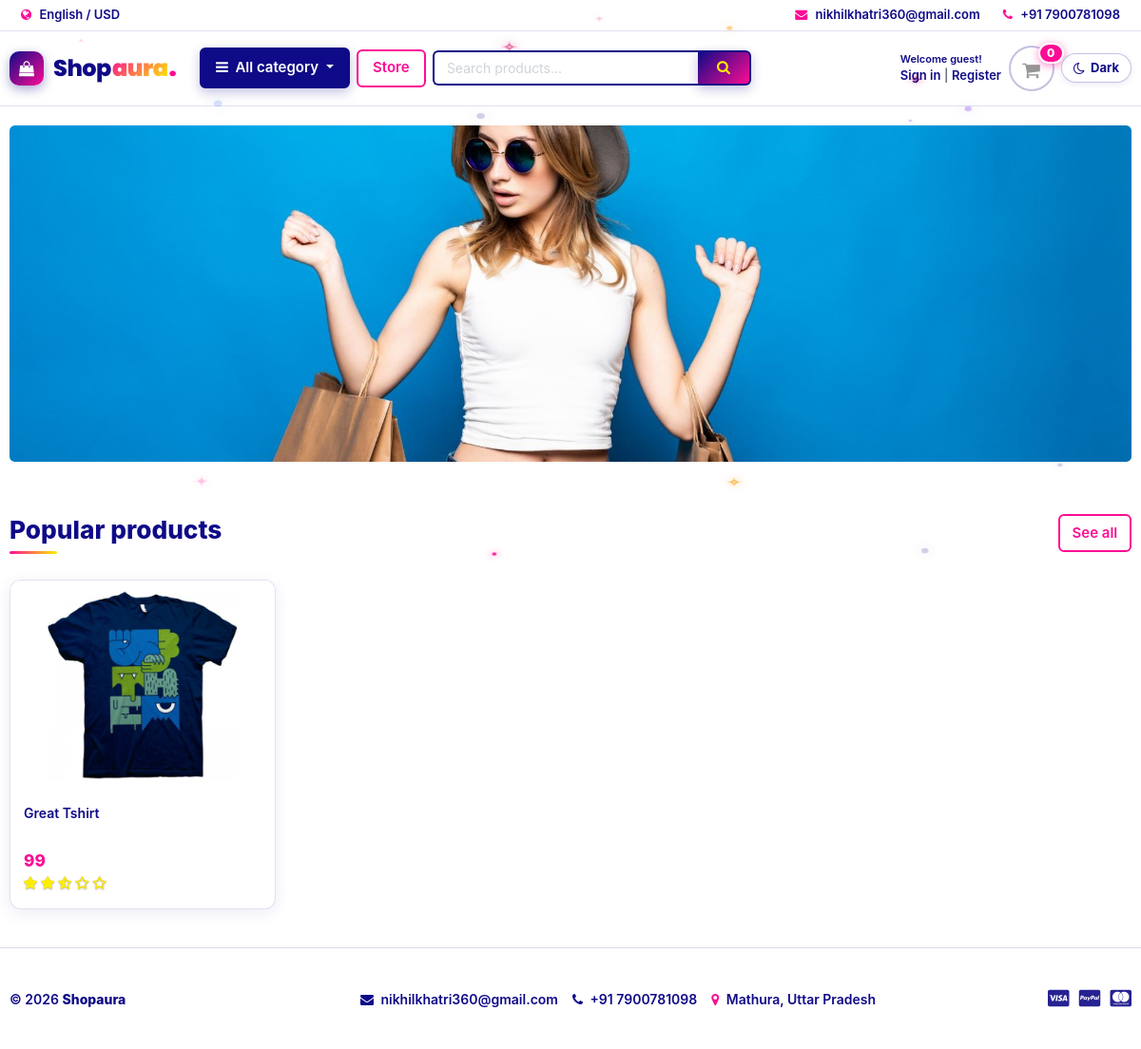
/, run on an earlier commit of the app's database.
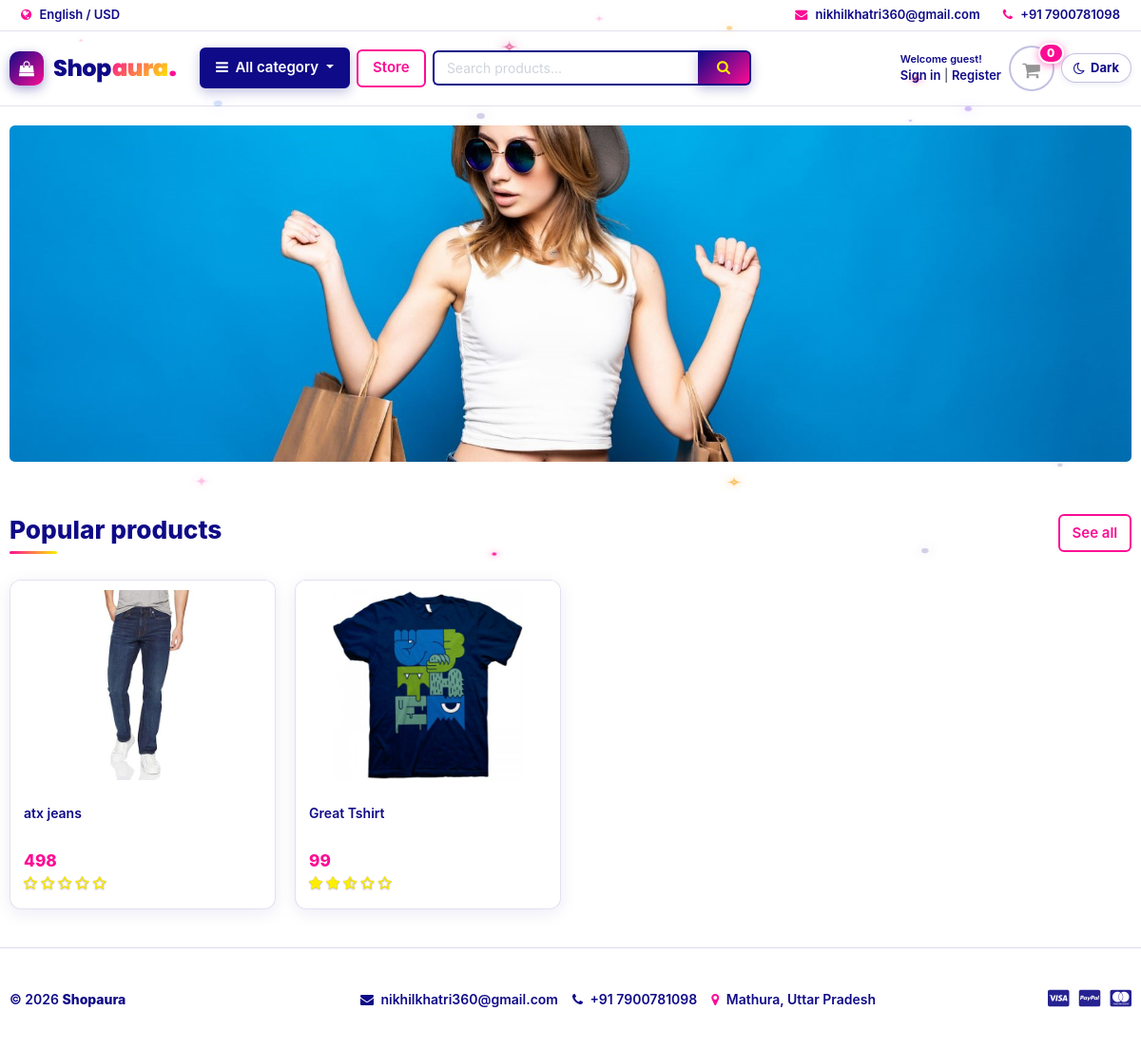
And on a later commit of the database.
### store/models.py (models this page shows, shortened)
class Product(models.Model):
    product_name = models.CharField(max_length=200, unique=True)
    slug         = models.SlugField(max_length=200, unique=True)
    description  = models.TextField(max_length=500, blank=True)
    price        = models.IntegerField()
    images       = models.ImageField(upload_to='photos/products')
    stock        = models.IntegerField()
    is_available = models.BooleanField(default=True)
    category     = models.ForeignKey(Category, on_delete=models.CASCADE)
    created_date = models.DateTimeField(auto_now_add=True)
    modified_date= models.DateTimeField(auto_now=True)
    def get_url(self):
        return reverse('products_detail', args=[self.category.slug, self.slug])
    def averageReview(self):
        reviews = ReviewRating.objects.filter(product=self, status=True).aggregate(average=Avg('rating'))
        avg=0
        if reviews['average'] is not None:
            avg=float(reviews['average'])
        return avg

### shopaura/views.py (the view)
# urls.py: 2. Add a URL to urlpatterns:  path('', views.home, name='home')
def home(request):
    products = Product.objects.all().filter(is_available=True).order_by('-created_date')
    for product in products:
        reviews = ReviewRating.objects.filter(product_id=product.id, status=True)
    context = {
        'products': products,
        'reviews': reviews,
    }
    return render(request, 'home.html', context)

### carts/context_processors.py (called while the page is built)
def counter (request):
    cart_count = 0
    if 'admin' in request.path:
        return{}
    else:
        try:
            cart=Cart.objects.filter(cart_id=_cart_id(request))
            if request.user.is_authenticated:
                cart_items=Cartitem.objects.all().filter(user=request.user)
            else:
                cart_items=Cartitem.objects.all().filter(cart=cart[:1])
            for cart_item in cart_items:
                cart_count+=cart_item.quantity
        except Cart.DoesNotExist:
            cart_count=0
    return dict(cart_count=cart_count)

### carts/views.py (called while the page is built)
def _cart_id(request):
    cart = request.session.session_key
    if not cart:
        request.session.create()
        cart = request.session.session_key
    return cart

### category/context_processors.py (called while the page is built)
def menu_links(request):
    links = Category.objects.all()
    return dict(links=links)

### category/models.py (called while the page is built)
    def get_url(self):
        return reverse('products_by_category', args=[self.slug])

### templates/home.html
{% extends 'base.html' %}
{% load static %}
{% block content %}
<section class="section-intro padding-y-sm">
<div class="container">
<div class="intro-banner-wrap">
	<img src="{% static 'images/banners/cover.jpg' %}" class="img-fluid rounded w-100" alt="Cover Banner">
</div>
</div>
</section>
<section class="section-name padding-y-sm">
<div class="container">
<header class="section-heading">
	<a href="{% url 'store' %}" class="btn btn-outline-primary float-right">See all</a>
	<h3 class="section-title">Popular products</h3>
</header>
<div class="row">
	{% for product in products %}
	<div class="col-6 col-sm-6 col-md-4 col-lg-3">
		<div class="card card-product-grid">
			<a href="{{ product.get_url }}" class="img-wrap"> <img src="{{ product.images.url }}"> </a>
			<figcaption class="info-wrap">
				<a href="{{ product.get_url }}" class="title">{{ product.product_name }}</a>
				<div class="price mt-1">{{ product.price }}</div>
				<div class="rating-star">
					<span>
						<i class="fa fa-star{% if product.averageReview < 0.5 %}-o{% elif product.averageReview >= 0.5 and product.averageReview < 1 %}-half-o {% endif %}" aria-hidden="true"></i>
						<i class="fa fa-star{% if product.averageReview < 1.5 %}-o{% elif product.averageReview >= 1.5 and product.averageReview < 2 %}-half-o {% endif %}" aria-hidden="true"></i>
						<i class="fa fa-star{% if product.averageReview < 2.5 %}-o{% elif product.averageReview >= 2.5 and product.averageReview < 3 %}-half-o {% endif %}" aria-hidden="true"></i>
						<i class="fa fa-star{% if product.averageReview < 3.5 %}-o{% elif product.averageReview >= 3.5 and product.averageReview < 4 %}-half-o {% endif %}" aria-hidden="true"></i>
						<i class="fa fa-star{% if product.averageReview < 4.5 %}-o{% elif product.averageReview >= 4.5 and product.averageReview < 5 %}-half-o {% endif %}" aria-hidden="true"></i>
					</span>
				</div>
			</figcaption>
		</div>
	</div>
	{% endfor %}
</div>
</div>
</section>
{% endblock %}

### templates/base.html (shortened to what this page needs)
{% load static %}
<!DOCTYPE HTML>
<html lang="en">
<head>
<link href="{% static 'css/bootstrap.css' %}" rel="stylesheet" type="text/css"/>
<link href="{% static 'fonts/fontawesome/css/all.min.css' %}" type="text/css" rel="stylesheet">
<link href="{% static 'css/ui.css' %}" rel="stylesheet" type="text/css"/>
<link href="{% static 'css/responsive.css' %}?v=2.0" rel="stylesheet" type="text/css"/>
<link href="{% static 'css/custom.css' %}?v=9.0" rel="stylesheet" type="text/css"/>
<link rel="stylesheet" href="https://cdnjs.cloudflare.com/ajax/libs/font-awesome/4.7.0/css/font-awesome.min.css">
</head>
<body>
 {% include 'includes/navbar.html' %}
{% block content %}{% endblock %}
 {% include 'includes/footer.html' %}
</body>
</html>

### templates/includes/navbar.html (shortened to what this page needs)
<header class="section-header">
	<nav class="navbar navbar-top-bar p-md-0 navbar-expand-md border-bottom">
		<div class="container">
			<div class="collapse navbar-collapse" id="navbarTop4">
				<ul class="navbar-nav mr-auto">
					<li class="nav-item">
						<span class="nav-link py-1 px-2"><i class="fa fa-globe"></i> English / USD</span>
					</li>
				</ul>
				<ul class="navbar-nav align-items-md-center">
					<li><a href="mailto:nikhilkhatri360@gmail.com" class="nav-link py-1 px-2"> <i class="fa fa-envelope"></i> nikhilkhatri360@gmail.com </a></li>
					<li><a href="tel:+917900781098" class="nav-link py-1 px-2"> <i class="fa fa-phone"></i> +91 7900781098 </a></li>
				</ul>
			</div>
		</div>
	</nav>
	<section class="header-main border-bottom py-2 py-md-3">
		<div class="container">
			<div class="row align-items-center">
				<div class="col-lg-2 col-md-3 col-6">
					<a href="{% url 'home' %}" class="brand-wrap brand-logo-wrap">
						<span class="brand-icon">
							<i class="fa fa-shopping-bag"></i>
						</span>
						<span class="brand-text">
							Shop<span class="brand-aura">aura</span><span class="brand-dot">.</span>
						</span>
					</a>
				</div>
				<div class="col-lg-4 col-md-4 col-6 order-lg-3 text-right">
					<div class="d-flex justify-content-end align-items-center header-widgets-wrap">
						{% if user.id is None %}
						<div class="widget-header d-none d-sm-block text-left mr-2">
							<small class="title text-muted d-block" style="font-size: 11px;">Welcome guest!</small>
							<div style="font-size: 13px;">
								<a href="{% url 'signin' %}">Sign in</a> <span class="dark-transp">|</span>
								<a href="{% url 'register' %}">Register</a>
							</div>
						</div>
						{% endif %}
						<a href="{% url 'cart' %}" class="widget-header cart-widget mr-2" title="View Cart">
							<div class="icon icon-sm rounded-circle border"><i class="fa fa-shopping-cart"></i></div>
							<span class="badge badge-pill badge-danger notify">{{ cart_count }}</span>
						</a>
						<div class="widget-header theme-toggle-wrapper">
							<button type="button" class="theme-toggle-btn" id="theme-toggle-btn" title="Toggle Dark/Light Mode" aria-label="Toggle theme">
								<i class="fa fa-moon-o theme-icon-moon"></i>
								<span class="theme-text d-none d-xl-inline">Dark</span>
							</button>
						</div>
					</div>
				</div>
				<div class="col-lg-6 col-md-5 col-12 order-lg-2 mt-2 mt-md-0">
					<div class="d-flex align-items-center w-100 header-search-row">
						<div class="category-wrap dropdown mr-2 flex-shrink-0">
							<button type="button" class="btn btn-primary dropdown-toggle px-2 px-sm-3" data-toggle="dropdown" aria-haspopup="true" aria-expanded="false">
								<i class="fa fa-bars mr-1"></i> <span class="d-none d-sm-inline">All category</span><span class="d-sm-none">Category</span>
							</button>
						</div>
						<a href="{% url 'store' %}" class="btn btn-outline-primary mr-2 flex-shrink-0 px-2 px-sm-3">Store</a>
						<form action="{% url 'search' %}" class="search flex-grow-1" method="GET">
							<div class="input-group w-100">
								<input type="text" class="form-control" placeholder="Search products..." name="keyword" required>
								<div class="input-group-append">
									<button class="btn btn-primary" type="submit" aria-label="Search">
										<i class="fa fa-search"></i>
									</button>
								</div>
							</div>
						</form>
					</div>
				</div>
			</div>
		</div>
	</section>
</header>

### templates/includes/footer.html (shortened to what this page needs)
<footer class="section-footer">
	<div class="container">
		<section class="footer-bottom row align-items-center text-center text-md-left py-3">
			<div class="col-12 col-md-3 mb-2 mb-md-0">
				<p class="mb-0 footer-brand-text"> &copy; 2026 <strong>Shopaura</strong> </p>
			</div>
			<div class="col-12 col-md-7 text-center my-2 my-md-0">
				<div class="d-flex flex-wrap justify-content-center align-items-center">
					<a href="mailto:nikhilkhatri360@gmail.com" class="px-2 py-1 footer-link"><i class="fa fa-envelope footer-icon-yellow"></i> nikhilkhatri360@gmail.com</a>
					<a href="tel:+917900781098" class="px-2 py-1 footer-link"><i class="fa fa-phone footer-icon-yellow"></i> +91 7900781098</a>
					<span class="px-2 py-1 footer-location"><i class="fa fa-map-marker footer-icon-pink"></i> Mathura, Uttar Pradesh</span>
				</div>
			</div>
			<div class="col-12 col-md-2 text-center text-md-right mt-2 mt-md-0 footer-payments">
				<i class="fab fa-lg fa-cc-visa"></i>
				<i class="fab fa-lg fa-cc-paypal"></i>
				<i class="fab fa-lg fa-cc-mastercard"></i>
			</div>
		</section>
	</div>
</footer>

### shopaura/static/css/ui.css (style rules this page uses)
html { font-family: "Inter", sans-serif; font-size: 15px; }
.img-wrap { text-align: center; display: block; }
.img-wrap img { max-width: 100%; }
.icon-xs, .icon-sm, .icon-md, .icon-lg { display: inline-block; text-align: center; flex-shrink: 0; flex-grow: 0; }
.icon-sm { width: 48px; height: 48px; line-height: 48px !important; font-size: 20px; }
.padding-y-sm { padding-top: 20px; padding-bottom: 20px; }
.section-heading { margin-bottom: 20px; margin-top: 15px; }
.section-title { color: #212529; }
p:last-child { margin-bottom: 0; }
.header-main { position: relative; padding-top: 1rem; padding-bottom: 1rem; }
.brand-logo-wrap { display: inline-flex; align-items: center; text-decoration: none !important; gap: 10px; padding: 2px 0; transition: all 0.25s ease; }
.brand-logo-wrap .brand-icon { display: inline-flex; align-items: center; justify-content: center; width: 36px; height: 36px; border-radius: 10px; background: linear-gradient(135deg, #3167eb 0%, #7928ca 100%); color: #ffffff; font-size: 16px; box-shadow: 0 4px 12px rgba(49, 103, 235, 0.3); transition: transform 0.3s cubic-bezier(0.34, 1.56, 0.64, 1), box-shadow 0.3s ease; flex-shrink: 0; }
.brand-logo-wrap .brand-text { font-family: 'Poppins', -apple-system, BlinkMacSystemFont, 'Segoe UI', Roboto, sans-serif; font-size: 24px; font-weight: 800; line-height: 1; letter-spacing: -0.5px; color: #1e293b; display: inline-flex; align-items: baseline; white-space: nowrap; user-select: none; }
.brand-logo-wrap .brand-aura { background: linear-gradient(135deg, #3167eb 0%, #8a2be2 100%); -webkit-background-clip: text; -webkit-text-fill-color: transparent; background-clip: text; font-weight: 900; margin-left: 1px; transition: filter 0.3s ease; }
.brand-logo-wrap .brand-dot { color: #3167eb; font-size: 26px; line-height: 0; font-weight: 900; margin-left: 1px; }
.widget-header { display: inline-block; vertical-align: middle; position: relative; }
.widget-header a { color: #343a40; }
.widget-header i { color: #969696; }
.widget-header .title { display: block; }
.widget-header .notify { position: absolute; top: -3px; right: -10px; }
.footer-bottom { padding-top: 20px; padding-bottom: 20px; }
[class*=card-product] a.title { color: #212529; display: block; }
[class*=card-product] .img-wrap { overflow: hidden; position: relative; }
[class*=card-product] .img-wrap img { height: 100%; max-width: 100%; width: auto; display: inline-block; -o-object-fit: cover; object-fit: cover; }
.card-product-grid { margin-bottom: 20px; }
.card-product-grid .img-wrap { border-radius: 0.2rem 0.2rem 0 0; height: 220px; }
.card-product-grid .info-wrap { overflow: hidden; padding: 18px 20px; }
.card .img-wrap { overflow: hidden; }
.notify { position: absolute; top: -4px; right: -10px; display: inline-block; padding: 0.25em 0.6em; font-size: 12px; line-height: 1; text-align: center; border-radius: 3rem; color: #fff; background-color: #fa3434; }
.price { font-weight: 600; color: #212529; }

### shopaura/static/css/responsive.css (style rules this page uses)
html, body { max-width: 100vw; overflow-x: hidden; }
img { max-width: 100%; height: auto; }
.card-product-grid { margin-bottom: 20px; transition: transform 0.25s ease, box-shadow 0.25s ease; }
.card-product-grid .img-wrap { position: relative; overflow: hidden; display: flex; align-items: center; justify-content: center; background-color: #ffffff; }
.card-product-grid .img-wrap img { width: 100%; height: 220px; object-fit: contain; padding: 10px; transition: transform 0.3s ease; }
.card-product-grid .info-wrap { padding: 14px; }
.card-product-grid .title { display: -webkit-box; -webkit-line-clamp: 2; -webkit-box-orient: vertical; overflow: hidden; height: 2.8rem; line-height: 1.4rem; font-size: 14px; font-weight: 600; margin-bottom: 6px; }

What changed in the data, as far as the page shows it:
added Product: images (picture), product_name "atx jeans", price "498"
